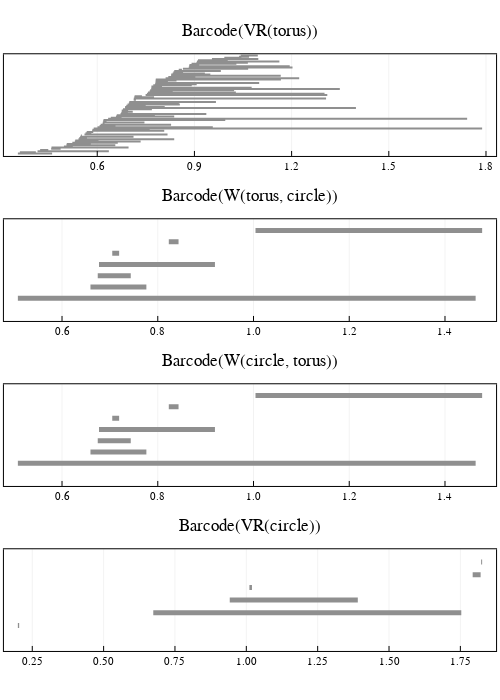

The notebook cell this image was saved under:
### Code cell
# plot all four barcodes
l = grid(4,1)
p1 = plot_barcode(barcode(VR_torus, dim = 1), lw = 2, title = "Barcode(VR(torus))", titlefontsize = 12)
p2 = plot_barcode(barcode(W_torus_circle["eirene_output"], dim = 1) , lw = 5, title = "Barcode(W(torus, circle))", titlefontsize = 12)
p3 = plot_barcode(barcode(W_circle_torus["eirene_output"], dim = 1) , lw = 5, title = "Barcode(W(circle, torus))", titlefontsize = 12)
p4 = plot_barcode(barcode(VR_circle, dim = 1), lw = 5, title = "Barcode(VR(circle))", titlefontsize = 12)
plot(p1, p2, p3, p4, layout = l, size = (500, 700))
